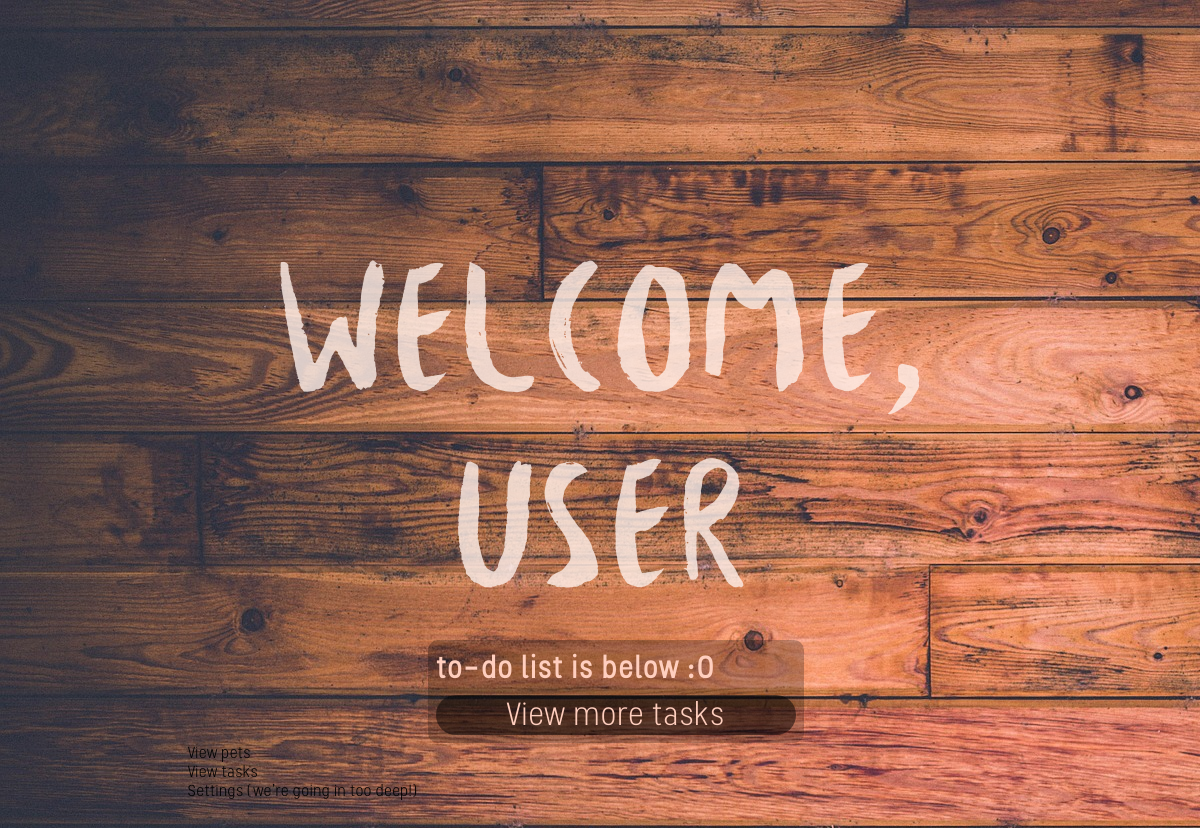
Before: / with the older database file.
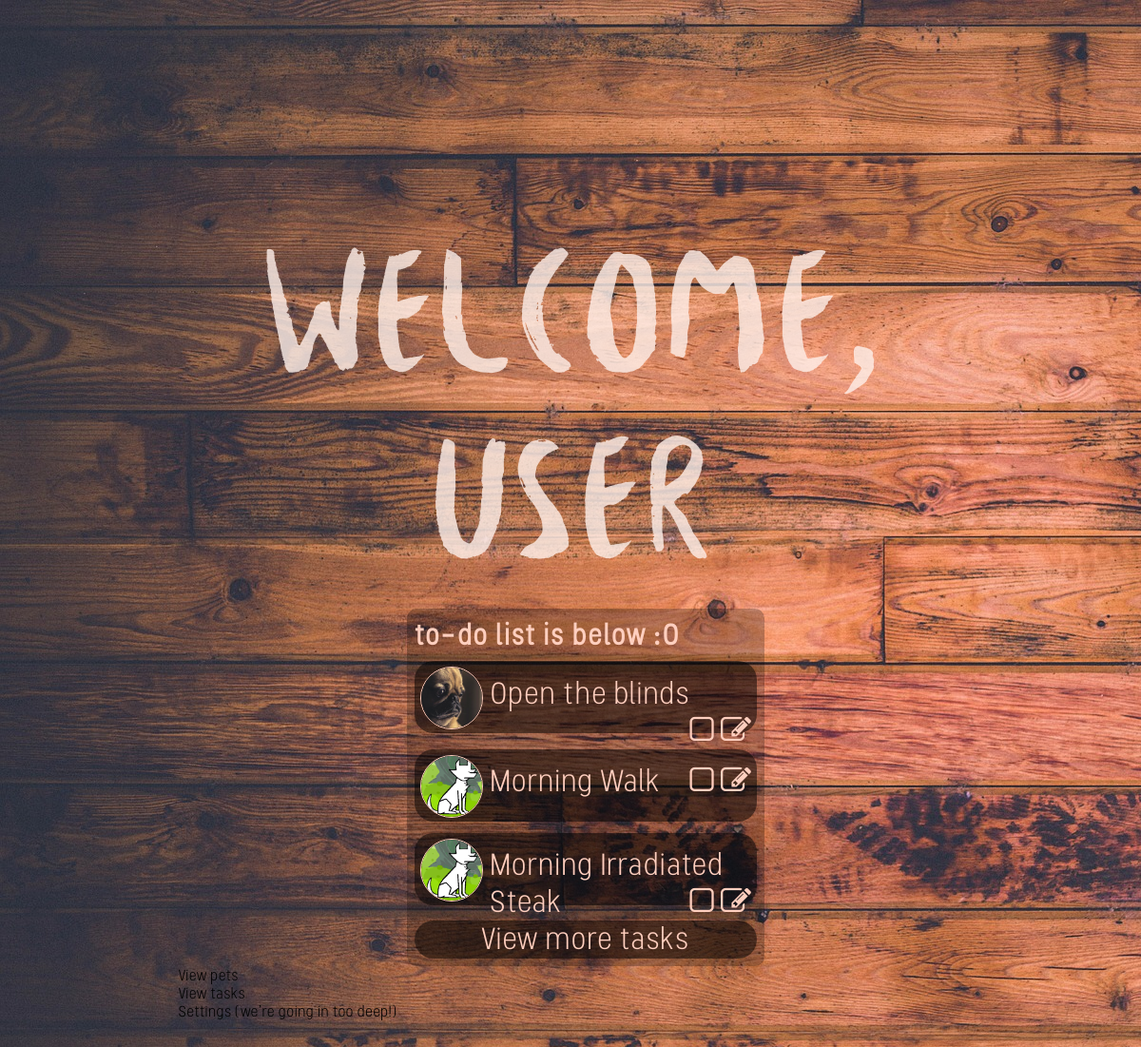
After: the same page with the newer database file.
### pets/models.py (models this page shows, shortened)
class Task(models.Model):
	name = models.CharField(max_length=100)
	pet = models.ForeignKey(Pet, on_delete=models.CASCADE)
	done = models.BooleanField(default=False)

class Pet(models.Model):
	name = models.CharField(max_length=100, default='')
	icon = models.ImageField(upload_to='icons/pets')
	caregivers = models.ManyToManyField(Human, related_name='caregivers')
	friends = models.ManyToManyField('self')
	animal = models.ForeignKey(Animal)
	breed = models.CharField(max_length=100, default='')
	sex = models.CharField(max_length=2, choices=SEX_CHOICES)
	age = models.IntegerField(default=0)
	vets = models.ManyToManyField(Human, blank=True, null=True, related_name='vets')
	health_notes = models.TextField(blank=True, null=True)
	about = models.TextField(blank=True, null=True)
	likes = models.TextField(blank=True, null=True)
	dislikes = models.TextField(blank=True, null=True)
	goals = models.TextField(blank=True, null=True)

### pets/views.py (the view)
# urls.py: url(r'^$', views.index, name='index'),
def index(request):
	tasks = Task.objects.order_by('-name')[:5]
	return render(request, 'pets/index.html', {'tasks': tasks})

### pets/templates/pets/index.html
{% load staticfiles %}
<head>
	<link rel="stylesheet" type="text/css" href="{% static "css/main.css" %}"></link>
	<link rel="stylesheet" type="text/css" href="{% static "css/landing.css" %}"></link>
	<link rel="stylesheet" type="text/css" href="{% static "css/font-awesome.min.css" %}"></link>
</head>
<body>
	<div id="welcome" class="big-text">Welcome, User</div>
	<div id="tasks" class="medium-text">
		<div id="task-title">
			to-do list is below :O
		</div>
		{% for t in tasks %}
			<div id="task">
				<a href="{% url 'pet' pk=t.pet.pk %}">
					<img src="media/{{ t.pet.icon }}" class="round" />
				</a>
				<div id="task-text">
					{{ t.name }}
					<div id="task-options">
						{% if t.done %}
							<i class="fa fa-check-square-o" onclick="toggleDone(this);" ></i>
						{% else %}
							<i class="fa fa-square-o" onclick="toggleDone(this);"></i>
						{% endif %}
						<a href="{% url 'edit-task' pk=t.id %}">
							<i class="fa fa-pencil-square-o"></i>
						</a>
					</div>
				</div>
			</div>
		{% endfor %}
		<div id="more-tasks" onclick="console.log('load more tasks');">
			View more tasks
		</div>
	</div>
	<div style="clear: both;">
		<a href="{% url 'list-pets' %}">View pets</a><br />
		<a href="">View tasks</a><br />
		<a href="">Settings (we're going in too deep!)</a>
	</div>
</body>

### pets/static/css/main.css (style rules this page uses)
body { background-image: url("../images/wood.jpg"); font-family: 'stellar'; font-size: 1em; }
img { max-width: 100%; height: auto; }
i { cursor: pointer; }
a { color: inherit; text-decoration: none; }
.round { border-radius: 50%; }
.big-text { font-size: 12em; }
.medium-text { font-size: 2em; }

### pets/static/css/landing.css (style rules this page uses)
body { padding: 30vh 15vw 30vh 15vw; }
#welcome { font-family: 'besom', serif; opacity: 0.8; text-align: center; color: #FFF0EA; }
#tasks { width: 30vw; margin: 0 20vw 0 20vw; padding: 1vh; text-align: left; color: #FFCFBF; border-radius: 10px; background-color: rgba(0, 0, 0, 0.25);; }
#task { height: 2em; clear: both; margin-bottom: 1.5vh; padding: 0.75vh; border-radius: 20px; background-color: rgba(0, 0, 0, 0.5); }
#task img { float: left; width: 2em; height: 2em; margin-right: 1vh; border: 1.5px solid #FFCFBF; }
#task-title { font-weight: bold; margin-bottom: 1vh; }
#task-text { margin-top: 2.5%; }
#task-options { float: right; text-align: right; }
#more-tasks { height: 1.25em; clear: both; text-align: center; border-radius: 20px; background-color: rgba(0, 0, 0, 0.5); cursor: pointer; }

Changed rows visible on the page:
added Task: pet.icon (picture), name "Open the blinds", done False (drawn)
added Task: pet.icon (picture), name "Morning Walk", done False (drawn)
added Task: pet.icon (picture), name "Morning Irradiated Steak", done False (drawn)
